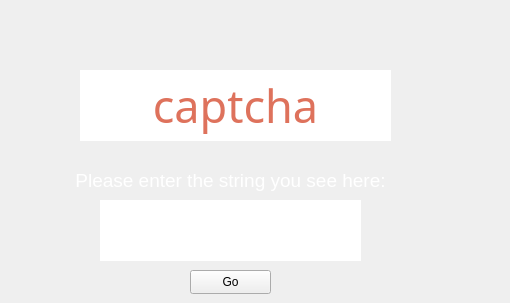
    <widget class="QWidget" name="captcha">
     <widget class="QLabel" name="label">
      <property name="geometry">
       <rect>
        <x>-20</x>
        <y>110</y>
        <width>501</width>
        <height>141</height>
       </rect>
      </property>
      <property name="font">
       <font>
        <pointsize>14</pointsize>
       </font>
      </property>
      <property name="styleSheet">
       <string notr="true">color:white;</string>
      </property>
      <property name="text">
       <string>Please enter the string you see here:</string>
      </property>
      <property name="alignment">
       <set>Qt::AlignCenter</set>
      </property>
     </widget>
     <widget class="QLabel" name="captchabox">
      <property name="geometry">
       <rect>
        <x>80</x>
        <y>70</y>
        <width>311</width>
        <height>71</height>
       </rect>
      </property>
      <property name="font">
       <font>
        <family>Rockwell</family>
        <pointsize>34</pointsize>
        <italic>false</italic>
        <bold>false</bold>
       </font>
      </property>
      <property name="styleSheet">
       <string notr="true">background-color: white; color: rgb(222, 114, 92);</string>
      </property>
      <property name="text">
       <string>captcha</string>
      </property>
      <property name="alignment">
       <set>Qt::AlignCenter</set>
      </property>
     </widget>
     <widget class="QPushButton" name="go">
      <property name="geometry">
       <rect>
        <x>190</x>
        <y>270</y>
        <width>81</width>
        <height>24</height>
       </rect>
      </property>
      <property name="cursor">
       <cursorShape>PointingHandCursor</cursorShape>
      </property>
      <property name="focusPolicy">
       <enum>Qt::TabFocus</enum>
      </property>
      <property name="text">
       <string>Go</string>
      </property>
     </widget>
     <widget class="QLineEdit" name="captcha_input">
      <property name="geometry">
       <rect>
        <x>100</x>
        <y>200</y>
        <width>261</width>
        <height>61</height>
       </rect>
      </property>
      <property name="font">
       <font>
        <family>Rockwell</family>
        <pointsize>34</pointsize>
        <bold>false</bold>
       </font>
      </property>
      <property name="focusPolicy">
       <enum>Qt::StrongFocus</enum>
      </property>
      <property name="styleSheet">
       <string notr="true">color: white; border: 2px solid white;</string>
      </property>
      <property name="text">
       <string/>
      </property>
      <property name="maxLength">
       <number>4</number>
      </property>
      <property name="alignment">
       <set>Qt::AlignCenter</set>
      </property>
     </widget>
    </widget>
